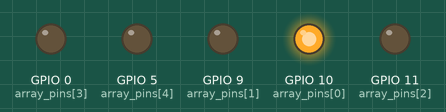
Simulated run of this program. Board: Raspberry Pi (BCM pin numbers). Parts: output pins drawn as LEDs (lit = HIGH). What the program prints to the terminal is not drawn.

Above: at 0.1 s.
At 0.9 s:
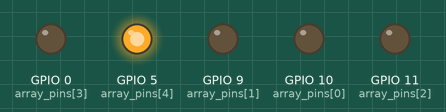
At 1.1 s:
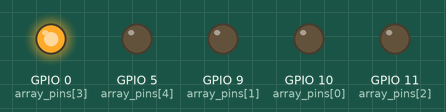
At 2.1 s:
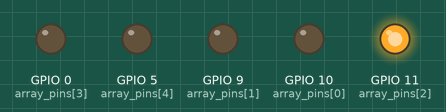
At 3.5 s:
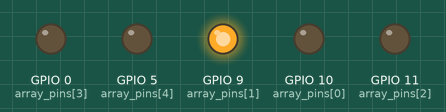
Timing chart, 0 to 3.8 s (numbered marks = the images above):
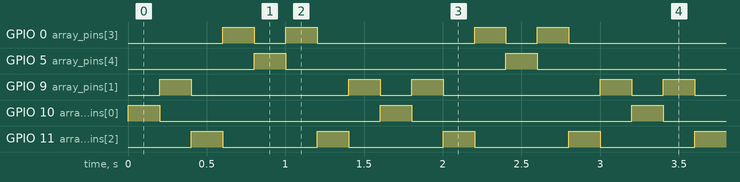

Measured:
- by itself, GPIO 0 (array_pins[3]): repeats every 1.6 s: LOW 0.20 s, HIGH 0.20 s, LOW 1.0 s, HIGH 0.20 s
- by itself, GPIO 5 (array_pins[4]), GPIO 10 (array_pins[0]): alternates HIGH for 0.20 s and LOW for 1.4 s
- by itself, GPIO 9 (array_pins[1]): repeats every 1.6 s: LOW 1.0 s, HIGH 0.20 s, LOW 0.20 s, HIGH 0.20 s
- by itself, GPIO 11 (array_pins[2]): alternates HIGH for 0.20 s and LOW for 0.60 s

The program:

led-array.py
```python
"""led-array.py - demo script for LED array GPIO circuit.

See led-array.md for details.

Press Ctrl+c to exit.
"""

import RPi.GPIO as GPIO
import time

print (__doc__)

import RPi.GPIO as GPIO
import time

array_pins = [10, 9, 11, 0, 5]
sequence = [10, 9, 11, 0, 5, 0, 11, 9]

GPIO.setmode(GPIO.BCM)
for pin in array_pins:
  GPIO.setup(pin, GPIO.OUT)
  GPIO.output(pin, GPIO.LOW)

sleep_time = 0.2

try:
  while True:
    for pin in sequence:
      GPIO.output(pin, GPIO.HIGH)
      time.sleep(sleep_time)
      GPIO.output(pin, GPIO.LOW)

except KeyboardInterrupt:
  GPIO.cleanup()

except Exception as e:
  print (str(e))
  GPIO.cleanup()
```
